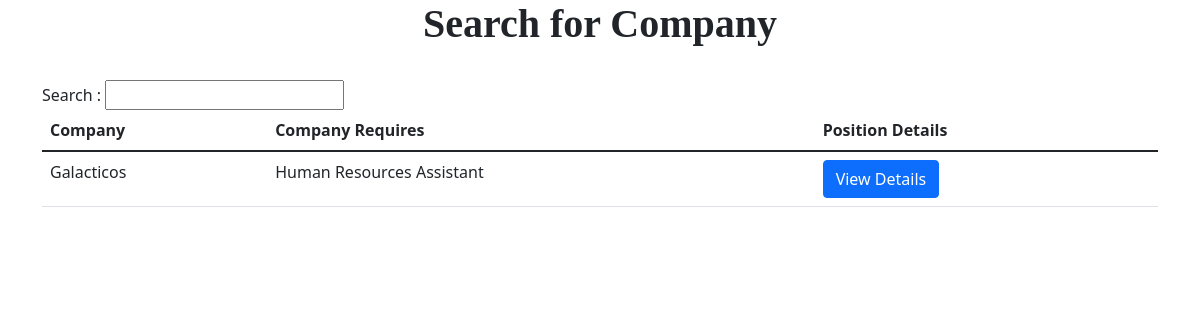
The page /searchcompany (signed in) on the database as committed earlier.
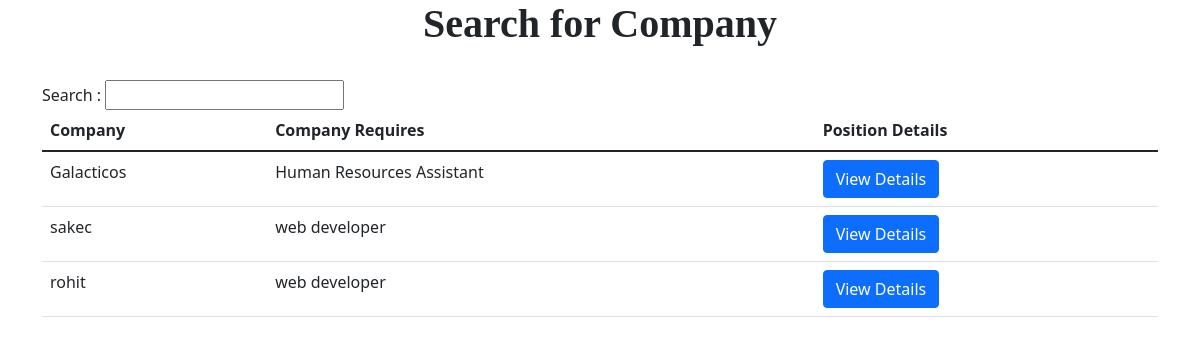
The same page on the database as committed later.
### app.py (models this page shows)
class Company(db.Model):
    sno = db.Column(db.Integer, primary_key=True)
    name = db.Column(db.String(200), nullable=False)
    username = db.Column(db.String(200), unique=True)
    password = db.Column(db.String(200), nullable=False)
    jobTitle = db.Column(db.String(200), nullable=True)
    pdf = db.Column(db.String(200), nullable=True)

### app.py (the view)
@app.route("/searchcompany")
def searchcompany():
    if 'username' in session:
        company = Company.query.all()
        return render_template('searchcompany.html', company=company)
    return redirect(url_for('userlogin'))

### app.py (called while the page is built)
@app.context_processor
def context_processor():
    return dict(userincompanyfavourite = userincompanyfavourite, userdetailsincompanyfavourite = userdetailsincompanyfavourite, companyjobreq=companyjobreq, percentagematch = percentagematch)

### templates/searchcompany.html (shortened to what this page needs)
<!DOCTYPE html>
<html lang="en">
<head>
    <link href="https://cdn.jsdelivr.net/npm/bootstrap@5.1.1/dist/css/bootstrap.min.css" rel="stylesheet"
 />
    <link rel="stylesheet" href="{{url_for('static', filename='css/profile.css')}}" />
</head>
<body>
    <div class="container">
        <h1 class="text-center" style="font-family: serif, georgia; font-weight: bold">
            Search for Company
        </h1>
        <br />
        Search : <input type="text" name="text" id="myInput" />
        <table class="table">
            <thead>
                <tr>
                    <th>Company</th>
                    <th>Company Requires</th>
                    <th>Position Details</th>
                </tr>
            </thead>
            <tbody id="myTable">
                {% for i in company %}
                <tr>
                    <td>{{i.name}}</td>
                    <td>
                        {% if i.jobTitle %}
                        {{i.jobTitle}}
                        {% else %}
                        No Details
                        {% endif %}
                    </td>
                    <td>
                        {% if i.pdf %}
                        <a href="static/companyJobRequiement/{{i.pdf}}" class="btn btn-primary" target="__blank">
                            View Details
                        </a>
                        {% else %}
                        No Details
                        {% endif %}
                    </td>
                </tr>
                {% endfor %}
            </tbody>
        </table>
    </div>
</body>
</html>

Rows that differ between the two databases and show on the page:
added Company: name "sakec", jobTitle "web developer"
added Company: name "rohit", jobTitle "web developer"
